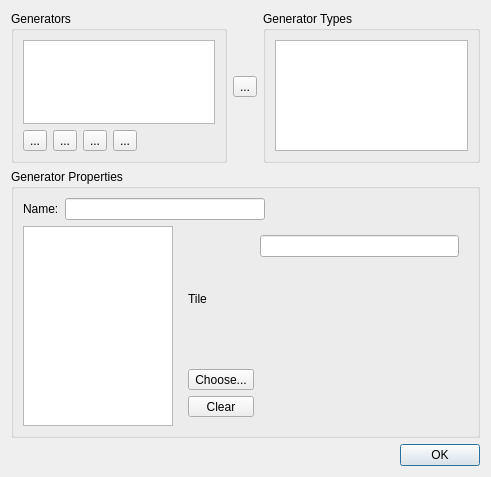
<?xml version="1.0" encoding="UTF-8"?>
<ui version="4.0">
 <class>PathGeneratorsDialog</class>
 <widget class="QDialog" name="PathGeneratorsDialog">
  <property name="geometry">
   <rect>
    <x>0</x>
    <y>0</y>
    <width>491</width>
    <height>477</height>
   </rect>
  </property>
  <property name="windowTitle">
   <string>Path Generators</string>
  </property>
  <layout class="QGridLayout" name="gridLayout">
   <item row="0" column="0" colspan="2">
    <layout class="QHBoxLayout" name="horizontalLayout_2">
     <item>
      <widget class="QGroupBox" name="groupBox">
       <property name="title">
        <string>Generators</string>
       </property>
       <layout class="QVBoxLayout" name="verticalLayout_2">
        <item>
         <widget class="QListWidget" name="generatorsList"/>
        </item>
        <item>
         <layout class="QHBoxLayout" name="horizontalLayout">
          <item>
           <widget class="QToolButton" name="duplicate">
            <property name="text">
             <string>...</string>
            </property>
            <property name="icon">
             <iconset resource="tiled.qrc">
              <normaloff>:/images/16x16/stock-duplicate-16.png</normaloff>:/images/16x16/stock-duplicate-16.png</iconset>
            </property>
           </widget>
          </item>
          <item>
           <widget class="QToolButton" name="moveUp">
            <property name="text">
             <string>...</string>
            </property>
            <property name="icon">
             <iconset resource="tiled.qrc">
              <normaloff>:/images/16x16/go-up.png</normaloff>:/images/16x16/go-up.png</iconset>
            </property>
           </widget>
          </item>
          <item>
           <widget class="QToolButton" name="moveDown">
            <property name="text">
             <string>...</string>
            </property>
            <property name="icon">
             <iconset resource="tiled.qrc">
              <normaloff>:/images/16x16/go-down.png</normaloff>:/images/16x16/go-down.png</iconset>
            </property>
           </widget>
          </item>
          <item>
           <widget class="QToolButton" name="removeGenerator">
            <property name="text">
             <string>...</string>
            </property>
            <property name="icon">
             <iconset resource="tiled.qrc">
              <normaloff>:/images/16x16/edit-delete.png</normaloff>:/images/16x16/edit-delete.png</iconset>
            </property>
           </widget>
          </item>
          <item>
           <spacer name="horizontalSpacer_2">
            <property name="orientation">
             <enum>Qt::Horizontal</enum>
            </property>
            <property name="sizeHint" stdset="0">
             <size>
              <width>40</width>
              <height>20</height>
             </size>
            </property>
           </spacer>
          </item>
         </layout>
        </item>
       </layout>
      </widget>
     </item>
     <item>
      <layout class="QVBoxLayout" name="verticalLayout">
       <item>
        <widget class="QToolButton" name="addGenerator">
         <property name="text">
          <string>...</string>
         </property>
         <property name="icon">
          <iconset resource="tiled.qrc">
           <normaloff>:/images/22x22/add.png</normaloff>:/images/22x22/add.png</iconset>
         </property>
        </widget>
       </item>
      </layout>
     </item>
     <item>
      <widget class="QGroupBox" name="groupBox_2">
       <property name="title">
        <string>Generator Types</string>
       </property>
       <layout class="QVBoxLayout" name="verticalLayout_3">
        <item>
         <widget class="QListWidget" name="generatorTypesList"/>
        </item>
       </layout>
      </widget>
     </item>
    </layout>
   </item>
   <item row="1" column="0" colspan="2">
    <widget class="QGroupBox" name="groupBox_3">
     <property name="title">
      <string>Generator Properties</string>
     </property>
     <layout class="QFormLayout" name="formLayout_4">
      <property name="fieldGrowthPolicy">
       <enum>QFormLayout::AllNonFixedFieldsGrow</enum>
      </property>
      <item row="0" column="0" colspan="2">
       <layout class="QHBoxLayout" name="horizontalLayout_3">
        <item>
         <widget class="QLabel" name="label">
          <property name="text">
           <string>Name:</string>
          </property>
         </widget>
        </item>
        <item>
         <widget class="QLineEdit" name="nameEdit">
          <property name="maximumSize">
           <size>
            <width>200</width>
            <height>16777215</height>
           </size>
          </property>
         </widget>
        </item>
        <item>
         <spacer name="horizontalSpacer_3">
          <property name="orientation">
           <enum>Qt::Horizontal</enum>
          </property>
          <property name="sizeHint" stdset="0">
           <size>
            <width>40</width>
            <height>20</height>
           </size>
          </property>
         </spacer>
        </item>
       </layout>
      </item>
      <item row="1" column="0">
       <widget class="QListWidget" name="propertyList">
        <property name="maximumSize">
         <size>
          <width>150</width>
          <height>16777215</height>
         </size>
        </property>
       </widget>
      </item>
      <item row="1" column="1">
       <widget class="QStackedWidget" name="propertyStack">
        <widget class="QWidget" name="Tile">
         <layout class="QFormLayout" name="formLayout_5">
          <item row="1" column="0">
           <layout class="QVBoxLayout" name="verticalLayout_4">
            <item>
             <widget class="QLabel" name="tileLabel">
              <property name="sizePolicy">
               <sizepolicy hsizetype="Fixed" vsizetype="Fixed">
                <horstretch>0</horstretch>
                <verstretch>0</verstretch>
               </sizepolicy>
              </property>
              <property name="minimumSize">
               <size>
                <width>64</width>
                <height>128</height>
               </size>
              </property>
              <property name="text">
               <string>Tile</string>
              </property>
             </widget>
            </item>
            <item>
             <widget class="QToolButton" name="chooseTile">
              <property name="text">
               <string>Choose...</string>
              </property>
             </widget>
            </item>
            <item>
             <widget class="QToolButton" name="clearTile">
              <property name="sizePolicy">
               <sizepolicy hsizetype="MinimumExpanding" vsizetype="Fixed">
                <horstretch>0</horstretch>
                <verstretch>0</verstretch>
               </sizepolicy>
              </property>
              <property name="text">
               <string>Clear</string>
              </property>
             </widget>
            </item>
           </layout>
          </item>
          <item row="1" column="1">
           <widget class="QLineEdit" name="tileName">
            <property name="readOnly">
             <bool>true</bool>
            </property>
           </widget>
          </item>
         </layout>
        </widget>
        <widget class="QWidget" name="Integer">
         <layout class="QFormLayout" name="formLayout">
          <item row="0" column="0">
           <widget class="QSpinBox" name="integerSpinBox">
            <property name="minimumSize">
             <size>
              <width>64</width>
              <height>0</height>
             </size>
            </property>
            <property name="buttonSymbols">
             <enum>QAbstractSpinBox::UpDownArrows</enum>
            </property>
           </widget>
          </item>
         </layout>
        </widget>
        <widget class="QWidget" name="String">
         <layout class="QFormLayout" name="formLayout_2">
          <item row="0" column="0">
           <widget class="QLineEdit" name="stringEdit">
            <property name="minimumSize">
             <size>
              <width>256</width>
              <height>0</height>
             </size>
            </property>
           </widget>
          </item>
         </layout>
        </widget>
        <widget class="QWidget" name="Boolean">
         <layout class="QFormLayout" name="formLayout_3">
          <item row="0" column="0">
           <widget class="QCheckBox" name="checkBox">
            <property name="text">
             <string>CheckBox</string>
            </property>
           </widget>
          </item>
         </layout>
        </widget>
       </widget>
      </item>
     </layout>
    </widget>
   </item>
   <item row="2" column="0">
    <layout class="QHBoxLayout" name="undoRedoLayout"/>
   </item>
   <item row="2" column="1">
    <widget class="QDialogButtonBox" name="buttonBox">
     <property name="orientation">
      <enum>Qt::Horizontal</enum>
     </property>
     <property name="standardButtons">
      <set>QDialogButtonBox::Ok</set>
     </property>
    </widget>
   </item>
  </layout>
 </widget>
 <resources>
  <include location="tiled.qrc"/>
 </resources>
 <connections>
  <connection>
   <sender>buttonBox</sender>
   <signal>accepted()</signal>
   <receiver>PathGeneratorsDialog</receiver>
   <slot>accept()</slot>
   <hints>
    <hint type="sourcelabel">
     <x>305</x>
     <y>459</y>
    </hint>
    <hint type="destinationlabel">
     <x>486</x>
     <y>305</y>
    </hint>
   </hints>
  </connection>
  <connection>
   <sender>buttonBox</sender>
   <signal>rejected()</signal>
   <receiver>PathGeneratorsDialog</receiver>
   <slot>reject()</slot>
   <hints>
    <hint type="sourcelabel">
     <x>263</x>
     <y>453</y>
    </hint>
    <hint type="destinationlabel">
     <x>487</x>
     <y>393</y>
    </hint>
   </hints>
  </connection>
 </connections>
</ui>
